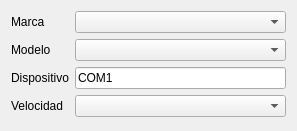
<?xml version="1.0" encoding="UTF-8"?>
<ui version="4.0">
 <class>Form</class>
 <widget class="QWidget" name="Form">
  <property name="geometry">
   <rect>
    <x>0</x>
    <y>0</y>
    <width>297</width>
    <height>131</height>
   </rect>
  </property>
  <property name="windowTitle">
   <string>Form</string>
  </property>
  <layout class="QFormLayout" name="formLayout">
   <item row="0" column="0">
    <widget class="QLabel" name="label_4">
     <property name="text">
      <string>Marca</string>
     </property>
    </widget>
   </item>
   <item row="0" column="1">
    <widget class="QComboBox" name="cbBrands">
     <property name="sizePolicy">
      <sizepolicy hsizetype="Expanding" vsizetype="Fixed">
       <horstretch>0</horstretch>
       <verstretch>0</verstretch>
      </sizepolicy>
     </property>
    </widget>
   </item>
   <item row="1" column="0">
    <widget class="QLabel" name="label">
     <property name="text">
      <string>Modelo</string>
     </property>
    </widget>
   </item>
   <item row="1" column="1">
    <widget class="QComboBox" name="cbModels">
     <property name="sizePolicy">
      <sizepolicy hsizetype="Expanding" vsizetype="Fixed">
       <horstretch>0</horstretch>
       <verstretch>0</verstretch>
      </sizepolicy>
     </property>
    </widget>
   </item>
   <item row="2" column="0">
    <widget class="QLabel" name="label_2">
     <property name="text">
      <string>Dispositivo</string>
     </property>
    </widget>
   </item>
   <item row="2" column="1">
    <widget class="QLineEdit" name="device">
     <property name="text">
      <string>COM1</string>
     </property>
    </widget>
   </item>
   <item row="3" column="0">
    <widget class="QLabel" name="label_3">
     <property name="text">
      <string>Velocidad</string>
     </property>
    </widget>
   </item>
   <item row="3" column="1">
    <widget class="QComboBox" name="cbSpeed">
     <property name="sizePolicy">
      <sizepolicy hsizetype="Expanding" vsizetype="Fixed">
       <horstretch>0</horstretch>
       <verstretch>0</verstretch>
      </sizepolicy>
     </property>
    </widget>
   </item>
  </layout>
 </widget>
 <resources/>
 <connections/>
</ui>
